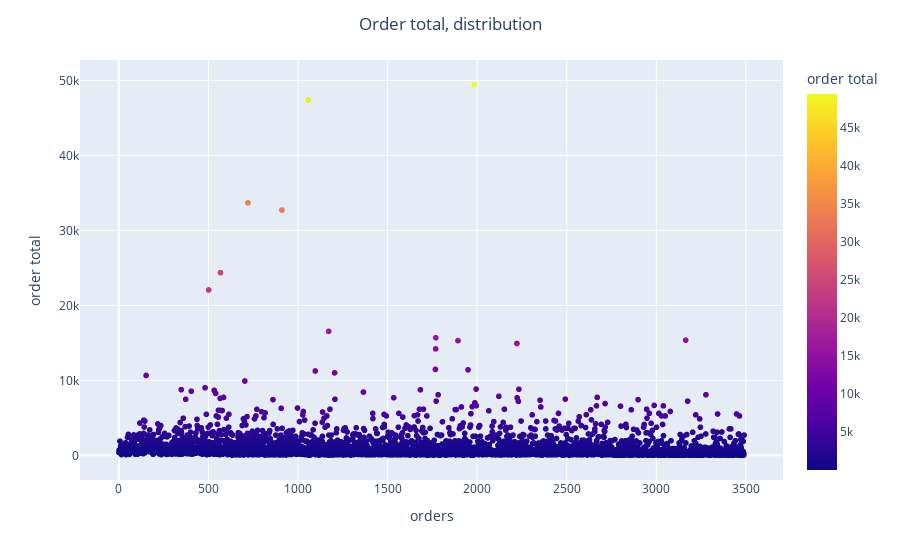

The notebook cell saved with this chart:
### Code cell
fig_bill = px.scatter(bill, x=bill.index, y='order_total', color='order_total', 
                      labels={'index': 'order',
                              'order_total': 'order total'})

fig_bill.update_layout(
    title='Order total, distribution',
    title_x=0.5,
    xaxis_title='orders',
    yaxis_title='order total'
)

fig_bill.update_traces(name='order total')

fig_bill.show()

### Figure 1 — Plotly figure (JSON) as saved in the notebook; plotly's stock layout.template omitted (floating-point values rounded to 4 significant figures; data arrays with more than 128 entries replaced by an {"elided": "..."} marker saying what was removed)
{"data": [{"hovertemplate": "order=%{x}<br>order total=%{marker.color}<extra></extra>", "legendgroup": "", "marker": {"color": {"elided": "3491 float values"}, "coloraxis": "coloraxis", "symbol": "circle"}, "mode": "markers", "name": "order total", "showlegend": false, "type": "scattergl", "x": {"elided": "3491 int values"}, "xaxis": "x", "y": {"elided": "3491 float values"}, "yaxis": "y"}], "layout": {"coloraxis": {"colorbar": {"title": {"text": "order total"}}, "colorscale": [[0, "#0d0887"], [0.1111, "#46039f"], [0.2222, "#7201a8"], [0.3333, "#9c179e"], [0.4444, "#bd3786"], [0.5556, "#d8576b"], [0.6667, "#ed7953"], [0.7778, "#fb9f3a"], [0.8889, "#fdca26"], [1, "#f0f921"]]}, "legend": {"tracegroupgap": 0}, "margin": {"t": 60}, "title": {"text": "Order total, distribution", "x": 0.5}, "xaxis": {"anchor": "y", "domain": [0, 1], "title": {"text": "orders"}}, "yaxis": {"anchor": "x", "domain": [0, 1], "title": {"text": "order total"}}}}
